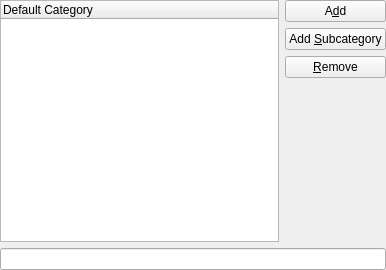
<ui version="4.0" >
 <class>CategoryEditDialog_base</class>
 <widget class="QWidget" name="CategoryEditDialog_base" >
  <property name="geometry" >
   <rect>
    <x>0</x>
    <y>0</y>
    <width>386</width>
    <height>270</height>
   </rect>
  </property>
  <property name="windowTitle" >
   <string>Edit Categories</string>
  </property>
  <layout class="QGridLayout" >
   <property name="margin" >
    <number>0</number>
   </property>
   <property name="spacing" >
    <number>6</number>
   </property>
   <item row="1" column="0" colspan="2" >
    <widget class="KLineEdit" name="mEdit" >
     <property name="toolTip" >
      <string>New category entry</string>
     </property>
     <property name="whatsThis" >
      <string>Type in any text you want to use as a new category or sub-category.</string>
     </property>
    </widget>
   </item>
   <item row="0" column="1" >
    <layout class="QVBoxLayout" >
     <property name="spacing" >
      <number>6</number>
     </property>
     <property name="margin" >
      <number>0</number>
     </property>
     <item>
      <widget class="KPushButton" name="mButtonAdd" >
       <property name="toolTip" >
        <string>Add the entry to the category list</string>
       </property>
       <property name="whatsThis" >
        <string>Click this button to insert the entry into the category list.</string>
       </property>
       <property name="text" >
        <string>A&amp;dd</string>
       </property>
      </widget>
     </item>
     <item>
      <widget class="KPushButton" name="mButtonAddSubcategory" >
       <property name="toolTip" >
        <string>Add the entry as a subcategory of the selected category</string>
       </property>
       <property name="statusTip" >
        <string/>
       </property>
       <property name="whatsThis" >
        <string>Click this button to insert the entry as a subcategory of the currently selected category.</string>
       </property>
       <property name="text" >
        <string>Add &amp;Subcategory</string>
       </property>
      </widget>
     </item>
     <item>
      <widget class="KPushButton" name="mButtonRemove" >
       <property name="toolTip" >
        <string>Remove the selected category</string>
       </property>
       <property name="statusTip" >
        <string/>
       </property>
       <property name="whatsThis" >
        <string>Click this button to remove the selected category from the category list.</string>
       </property>
       <property name="text" >
        <string>&amp;Remove</string>
       </property>
      </widget>
     </item>
     <item>
      <spacer>
       <property name="orientation" >
        <enum>Qt::Vertical</enum>
       </property>
       <property name="sizeType" >
        <enum>QSizePolicy::Expanding</enum>
       </property>
       <property name="sizeHint" stdset="0" >
        <size>
         <width>20</width>
         <height>50</height>
        </size>
       </property>
      </spacer>
     </item>
    </layout>
   </item>
   <item row="0" column="0" >
    <widget class="KPIM::AutoCheckTreeWidget" name="mCategories" >
     <property name="toolTip" >
      <string>Category list</string>
     </property>
     <property name="whatsThis" >
      <string>This is a list of all the categories available. You can create as many sub-categories as you want here.</string>
     </property>
     <property name="dragDropMode" >
      <enum>QAbstractItemView::InternalMove</enum>
     </property>
     <property name="selectionMode" >
      <enum>QAbstractItemView::ExtendedSelection</enum>
     </property>
     <property name="allColumnsShowFocus" >
      <bool>true</bool>
     </property>
     <property name="columnCount" >
      <number>1</number>
     </property>
     <property name="autoCheck" stdset="0" >
      <bool>false</bool>
     </property>
     <column>
      <property name="text" >
       <string>Default Category</string>
      </property>
     </column>
    </widget>
   </item>
  </layout>
 </widget>
 <customwidgets>
  <customwidget>
   <class>KLineEdit</class>
   <extends>QLineEdit</extends>
   <header>klineedit.h</header>
  </customwidget>
  <customwidget>
   <class>KPushButton</class>
   <extends>QPushButton</extends>
   <header>kpushbutton.h</header>
  </customwidget>
  <customwidget>
   <class>KPIM::AutoCheckTreeWidget</class>
   <extends>QTreeWidget</extends>
   <header>autochecktreewidget.h</header>
  </customwidget>
 </customwidgets>
 <tabstops>
  <tabstop>mCategories</tabstop>
  <tabstop>mEdit</tabstop>
  <tabstop>mButtonAdd</tabstop>
  <tabstop>mButtonAddSubcategory</tabstop>
  <tabstop>mButtonRemove</tabstop>
 </tabstops>
 <resources/>
 <connections/>
</ui>
